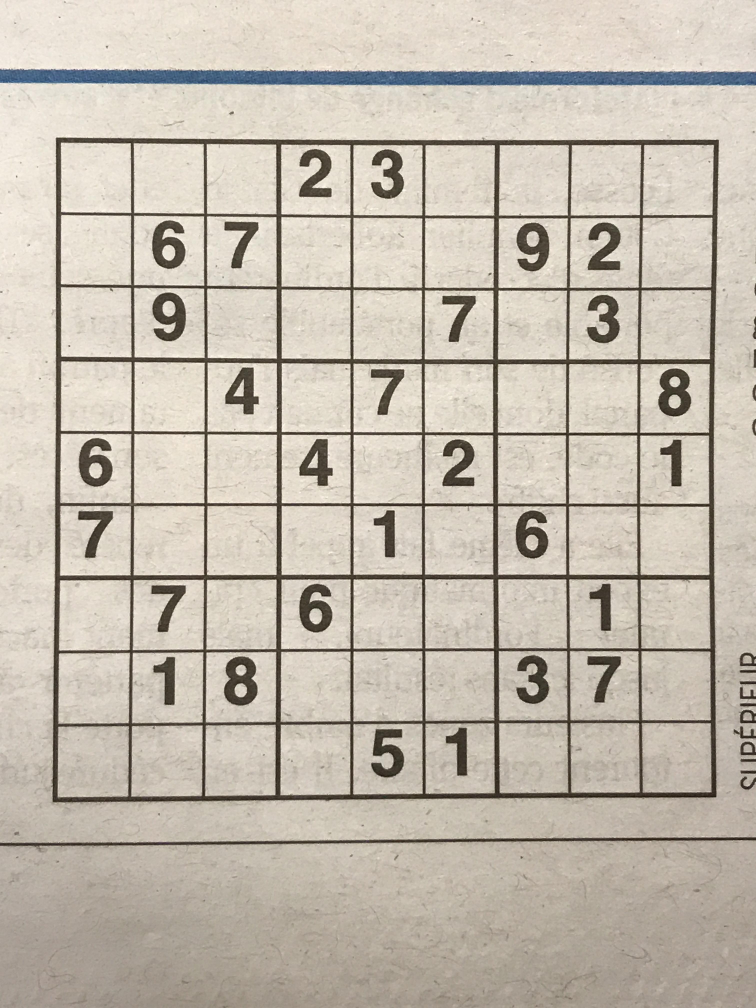
#> input picture Images/suduko.jpg, 3024 x 4032 px (shown at 1/4 size)
$ python 29.py
#> lines starting #> are read from the running program, lines starting #| are printed output that depends on the picture; after the words box and inside, x2 and y2 are one past the last pixel; in counts of white or black regions, pixels touching at a corner belong together
import cv2
import numpy as np

def dillation(img,SE):
    rows,cols=img.shape
    m,n=SE.shape
    Nimg=np.zeros((rows,cols),dtype=np.uint8)

    for i in range(int(m/2), rows-int(m/2)):
        for j in range(int(n/2), cols-int(n/2)):
            sum=0
            for p in range(m):
                for q in range(n):
                    sum+=SE[p][q]*img[i + (p- int(m/2))][j + (q- int(n/2))]

            if(sum>0):
                Nimg[i][j]=255
    return Nimg

def errosion(img,SE):
    rows,cols=img.shape
    m,n=SE.shape
    Nimg=np.zeros((rows,cols),dtype=np.uint8)

    for i in range(int(m/2), rows-int(m/2)):
        for j in range(int(n/2), cols-int(n/2)):
            sum=0
            for p in range(m):
                for q in range(n):
                    sum+=SE[p][q]*img[i + (p- int(m/2))][j + (q- int(n/2))]

            if(sum==1275):
                Nimg[i][j]=255
    return Nimg
img=cv2.imread('./Images/suduko.jpg',0)
#> img: shape (4032, 3024); min 6, max 255, mean 188.1
img=cv2.resize(img,(512,512))
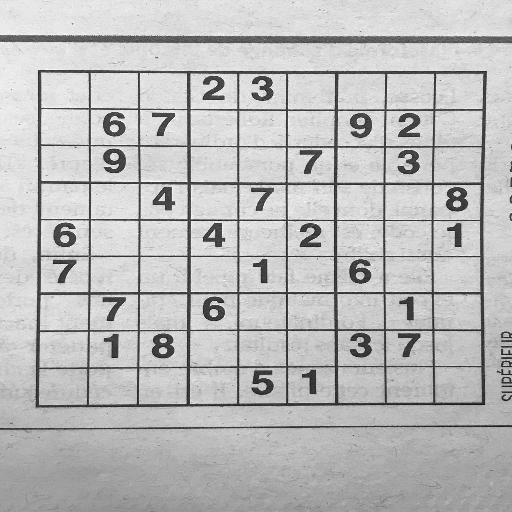
#> img: shape (512, 512); min 12, max 253, mean 188
rows,cols=img.shape
#> rows = 512; cols = 512
binaryimg=np.ones((rows,cols),dtype=np.uint8)*255
for i in range(rows):
    for j in range(cols):
        if(img[i][j]>127):
            binaryimg[i][j]=0
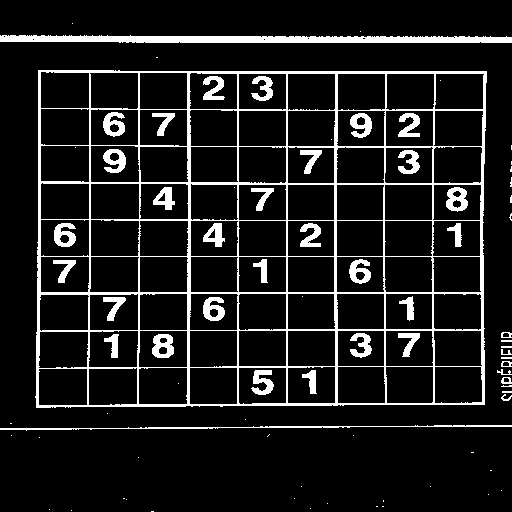
#> binaryimg: shape (512, 512); 10.9% white; 82 white regions (41 under 20 px), largest, box (x1, y1, x2, y2) and area: (35, 70, 487, 408) 16048, (0, 35, 512, 43) 3370, (0, 425, 512, 431) 822

SE=np.array([[0,1,0],[1,1,1],[0,1,0]])
cv2.imshow('Image',binaryimg)
dilatedimg=dillation(binaryimg,SE)
#> after the loop in dillation, `for i in range(int(m/2), rows-int(m/2)):`:
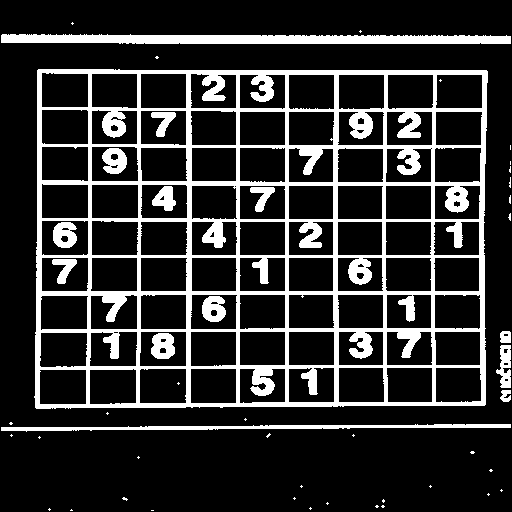
#> Nimg: shape (512, 512); 18.5% white; 49 white regions (35 under 20 px), largest, box (x1, y1, x2, y2) and area: (34, 69, 488, 409) 38136, (1, 34, 511, 44) 4384, (1, 424, 511, 432) 1838
errodedimg=errosion(binaryimg,SE)
#> after the loop in errosion, `for i in range(int(m/2), rows-int(m/2)):`:
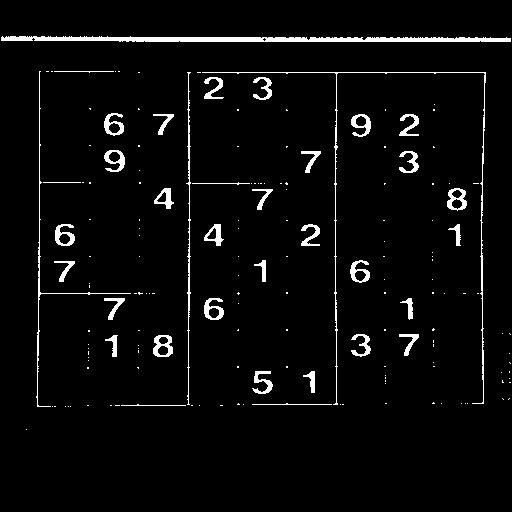
#> Nimg: shape (512, 512); 3.9% white; 168 white regions (131 under 20 px), largest, box (x1, y1, x2, y2) and area: (1, 36, 511, 42) 2316, (202, 72, 486, 405) 1192, (36, 71, 131, 407) 536
cv2.imshow('Dillated Image',dilatedimg)
cv2.imshow('Erroded Image',errodedimg)
cv2.waitKey(0)
cv2.destroyAllWindows()
